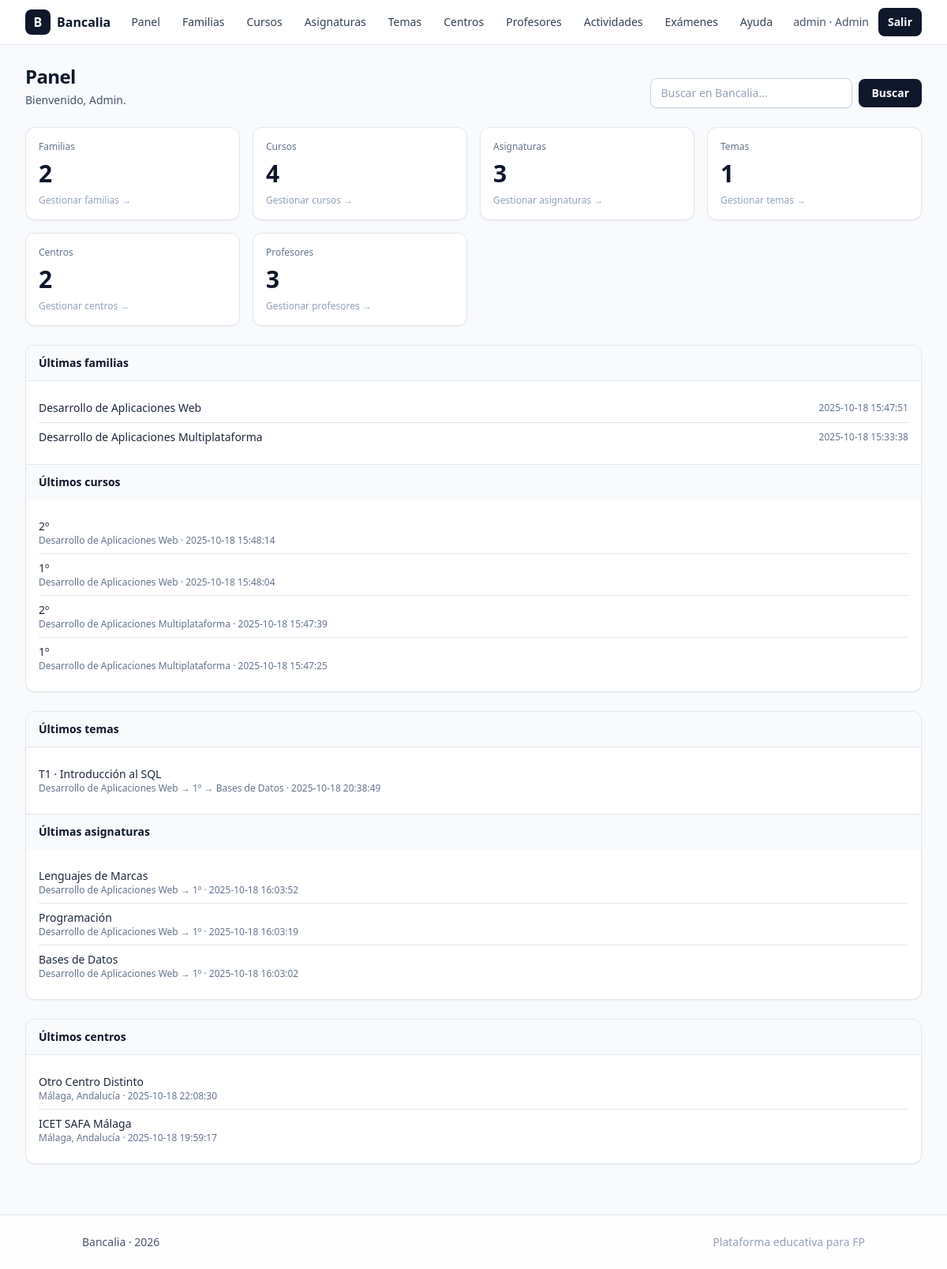
The app's page /dashboard.php (signed in) with its own data.
### tables this page shows
CREATE TABLE `familias_profesionales` (
  `id` int(11) NOT NULL,
  `nombre` varchar(150) NOT NULL,
  `slug` varchar(160) NOT NULL,
  `descripcion` text DEFAULT NULL,
  `is_active` tinyint(1) NOT NULL DEFAULT 1,
  `created_at` datetime NOT NULL DEFAULT current_timestamp(),
  `updated_at` datetime NOT NULL DEFAULT current_timestamp() ON UPDATE current_timestamp()
);

CREATE TABLE `cursos` (
  `id` int(11) NOT NULL,
  `familia_id` int(11) NOT NULL,
  `nombre` varchar(80) NOT NULL,
  `slug` varchar(120) NOT NULL,
  `descripcion` text DEFAULT NULL,
  `orden` int(11) NOT NULL DEFAULT 1,
  `is_active` tinyint(1) NOT NULL DEFAULT 1,
  `created_at` datetime NOT NULL DEFAULT current_timestamp(),
  `updated_at` datetime NOT NULL DEFAULT current_timestamp() ON UPDATE current_timestamp()
);

CREATE TABLE `temas` (
  `id` int(11) NOT NULL,
  `asignatura_id` int(11) NOT NULL,
  `nombre` varchar(160) NOT NULL,
  `slug` varchar(180) NOT NULL,
  `numero` int(11) NOT NULL DEFAULT 1,
  `descripcion` text DEFAULT NULL,
  `is_active` tinyint(1) NOT NULL DEFAULT 1,
  `created_at` datetime NOT NULL DEFAULT current_timestamp(),
  `updated_at` datetime NOT NULL DEFAULT current_timestamp() ON UPDATE current_timestamp()
);

CREATE TABLE `asignaturas` (
  `id` int(11) NOT NULL,
  `familia_id` int(11) NOT NULL,
  `curso_id` int(11) NOT NULL,
  `nombre` varchar(150) NOT NULL,
  `slug` varchar(160) NOT NULL,
  `codigo` varchar(50) DEFAULT NULL,
  `horas` int(11) DEFAULT NULL,
  `descripcion` text DEFAULT NULL,
  `orden` int(11) NOT NULL DEFAULT 1,
  `is_active` tinyint(1) NOT NULL DEFAULT 1,
  `created_at` datetime NOT NULL DEFAULT current_timestamp(),
  `updated_at` datetime NOT NULL DEFAULT current_timestamp() ON UPDATE current_timestamp()
);

CREATE TABLE `centros` (
  `id` int(11) NOT NULL,
  `nombre` varchar(180) NOT NULL,
  `slug` varchar(190) NOT NULL,
  `codigo` varchar(50) DEFAULT NULL,
  `tipo` enum('publico','privado','concertado') NOT NULL DEFAULT 'publico',
  `comunidad` varchar(100) DEFAULT NULL,
  `provincia` varchar(100) DEFAULT NULL,
  `localidad` varchar(120) DEFAULT NULL,
  `direccion` varchar(200) DEFAULT NULL,
  `cp` varchar(10) DEFAULT NULL,
  `email` varchar(150) DEFAULT NULL,
  `telefono` varchar(30) DEFAULT NULL,
  `web` varchar(200) DEFAULT NULL,
  `lat` decimal(10,7) DEFAULT NULL,
  `lng` decimal(10,7) DEFAULT NULL,
  `descripcion` text DEFAULT NULL,
  `is_active` tinyint(1) NOT NULL DEFAULT 1,
  `created_at` datetime NOT NULL DEFAULT current_timestamp(),
  `updated_at` datetime NOT NULL DEFAULT current_timestamp() ON UPDATE current_timestamp()
);

### config.php (called while the page is built, shortened)
<?php
function pdo(): PDO
{
  static $pdo;
  if ($pdo instanceof PDO)
    return $pdo;
  $host = $_ENV['DB_HOST'] ?? '127.0.0.1';
  $port = $_ENV['DB_PORT'] ?? '3306';
  $db = $_ENV['DB_NAME'] ?? 'bancalia';
  $user = $_ENV['DB_USER'] ?? 'root';
  $pass = $_ENV['DB_PASS'] ?? '';
  $dsn = "mysql:host=$host;port=$port;dbname=$db;charset=utf8mb4";
  $pdo = new PDO($dsn, $user, $pass, [
    PDO::ATTR_ERRMODE => PDO::ERRMODE_EXCEPTION,
    PDO::ATTR_DEFAULT_FETCH_MODE => PDO::FETCH_ASSOC,
    PDO::ATTR_EMULATE_PREPARES => false,
  ]);
  return $pdo;
}
function current_user(): ?array
{
  return $_SESSION['user'] ?? null;
}

### public/dashboard.php (the view, shortened to what this page needs)
<?php
require_once __DIR__ . '/../config.php';
require_once __DIR__ . '/../partials/header.php';
$role       = $u['role'] ?? '';
if ($role === 'admin') {
  $kpis = [
    'familias'     => (int) pdo()->query('SELECT COUNT(*) FROM familias_profesionales')->fetchColumn(),
    'cursos'       => (int) pdo()->query('SELECT COUNT(*) FROM cursos')->fetchColumn(),
    'asignaturas'  => (int) pdo()->query('SELECT COUNT(*) FROM asignaturas')->fetchColumn(),
    'temas'        => (int) pdo()->query('SELECT COUNT(*) FROM temas')->fetchColumn(),
    'centros'      => (int) pdo()->query('SELECT COUNT(*) FROM centros')->fetchColumn(),
    'profesores'   => (int) pdo()->query('SELECT COUNT(*) FROM profesores')->fetchColumn(),
  ];
  $recent_fams = pdo()->query("
    SELECT id, nombre, updated_at
    FROM familias_profesionales
    ORDER BY updated_at DESC
    LIMIT 5
  ")->fetchAll();
  $recent_cursos = pdo()->query("
    SELECT c.id, c.nombre, f.nombre AS familia, c.updated_at
    FROM cursos c
    JOIN familias_profesionales f ON f.id=c.familia_id
    ORDER BY c.updated_at DESC
    LIMIT 5
  ")->fetchAll();
  $recent_asig = pdo()->query("
    SELECT a.id, a.nombre, c.nombre AS curso, f.nombre AS familia, a.updated_at
    FROM asignaturas a
    JOIN cursos c ON c.id=a.curso_id
    JOIN familias_profesionales f ON f.id=a.familia_id
    ORDER BY a.updated_at DESC
    LIMIT 5
  ")->fetchAll();
  $recent_temas = pdo()->query("
    SELECT t.id, t.nombre, t.numero, t.updated_at,
           a.nombre AS asignatura, c.nombre AS curso, f.nombre AS familia
    FROM temas t
    JOIN asignaturas a ON a.id=t.asignatura_id
    JOIN cursos c ON c.id=a.curso_id
    JOIN familias_profesionales f ON f.id=a.familia_id
    ORDER BY t.updated_at DESC, t.numero ASC
    LIMIT 5
  ")->fetchAll();
  $recent_centros = pdo()->query("
    SELECT id, nombre, provincia, comunidad, updated_at
    FROM centros
    ORDER BY updated_at DESC
    LIMIT 5
  ")->fetchAll();
}
?>
<div class="mb-6 flex flex-col gap-2 sm:flex-row sm:items-end sm:justify-between">
  <div>
    <h1 class="text-2xl font-semibold tracking-tight">Panel</h1>
    <p class="mt-1 text-sm text-slate-600">Bienvenido, <?= htmlspecialchars($u['nombre'] ?? '') ?>.</p>
  </div>
  <form method="get" action="<?= PUBLIC_URL ?>/search.php" class="flex items-center gap-2">
    <input id="q" name="q" type="search" placeholder="Buscar en Bancalia…"
           class="w-64 rounded-lg border border-slate-300 bg-white px-3 py-2 text-sm shadow-sm placeholder-slate-400 focus:outline-none focus:ring-2 focus:ring-slate-400">
    <button class="rounded-lg bg-slate-900 px-4 py-2 text-sm font-semibold text-white hover:bg-slate-800">Buscar</button>
  </form>
</div>
<?php if ($role === 'admin'): ?>
  <div class="mb-6 grid grid-cols-1 gap-4 sm:grid-cols-2 lg:grid-cols-4">
    <a href="<?= PUBLIC_URL ?>/admin/familias/index.php" class="group rounded-xl border border-slate-200 bg-white p-4 shadow-sm hover:shadow transition">
      <div class="text-xs font-medium text-slate-500">Familias</div>
      <div class="mt-2 text-3xl font-semibold"><?= number_format($kpis['familias']) ?></div>
      <div class="mt-2 text-xs text-slate-400 group-hover:text-slate-600">Gestionar familias →</div>
    </a>
    <a href="<?= PUBLIC_URL ?>/admin/cursos/index.php" class="group rounded-xl border border-slate-200 bg-white p-4 shadow-sm hover:shadow transition">
      <div class="text-xs font-medium text-slate-500">Cursos</div>
      <div class="mt-2 text-3xl font-semibold"><?= number_format($kpis['cursos']) ?></div>
      <div class="mt-2 text-xs text-slate-400 group-hover:text-slate-600">Gestionar cursos →</div>
    </a>
    <a href="<?= PUBLIC_URL ?>/admin/asignaturas/index.php" class="group rounded-xl border border-slate-200 bg-white p-4 shadow-sm hover:shadow transition">
      <div class="text-xs font-medium text-slate-500">Asignaturas</div>
      <div class="mt-2 text-3xl font-semibold"><?= number_format($kpis['asignaturas']) ?></div>
      <div class="mt-2 text-xs text-slate-400 group-hover:text-slate-600">Gestionar asignaturas →</div>
    </a>
    <a href="<?= PUBLIC_URL ?>/admin/temas/index.php" class="group rounded-xl border border-slate-200 bg-white p-4 shadow-sm hover:shadow transition">
      <div class="text-xs font-medium text-slate-500">Temas</div>
      <div class="mt-2 text-3xl font-semibold"><?= number_format($kpis['temas']) ?></div>
      <div class="mt-2 text-xs text-slate-400 group-hover:text-slate-600">Gestionar temas →</div>
    </a>
    <a href="<?= PUBLIC_URL ?>/admin/centros/index.php" class="group rounded-xl border border-slate-200 bg-white p-4 shadow-sm hover:shadow transition">
      <div class="text-xs font-medium text-slate-500">Centros</div>
      <div class="mt-2 text-3xl font-semibold"><?= number_format($kpis['centros']) ?></div>
      <div class="mt-2 text-xs text-slate-400 group-hover:text-slate-600">Gestionar centros →</div>
    </a>
    <a href="<?= PUBLIC_URL ?>/admin/profesores/index.php" class="group rounded-xl border border-slate-200 bg-white p-4 shadow-sm hover:shadow transition">
      <div class="text-xs font-medium text-slate-500">Profesores</div>
      <div class="mt-2 text-3xl font-semibold"><?= number_format($kpis['profesores']) ?></div>
      <div class="mt-2 text-xs text-slate-400 group-hover:text-slate-600">Gestionar profesores →</div>
    </a>
  </div>
  <div class="grid grid-cols-1 gap-6 xl:grid-cols-3">
    <div class="rounded-xl border border-slate-200 bg-white p-0 shadow-sm overflow-hidden">
      <div class="border-b border-slate-200 bg-slate-50 px-4 py-3 text-sm font-semibold">Últimas familias</div>
      <div class="p-4">
        <?php if (!$recent_fams): ?>
          <div class="text-sm text-slate-600">Sin cambios recientes.</div>
        <?php else: ?>
          <ul class="divide-y divide-slate-200">
            <?php foreach ($recent_fams as $r): ?>
              <li class="flex items-center justify-between py-2">
                <div class="text-sm text-slate-800"><?= htmlspecialchars($r['nombre']) ?></div>
                <div class="text-xs text-slate-500"><?= htmlspecialchars($r['updated_at']) ?></div>
              </li>
            <?php endforeach; ?>
          </ul>
        <?php endif; ?>
      </div>
      <div class="border-t border-slate-200 bg-slate-50 px-4 py-3 text-sm font-semibold">Últimos cursos</div>
      <div class="p-4">
        <?php if (!$recent_cursos): ?>
          <div class="text-sm text-slate-600">Sin cambios recientes.</div>
        <?php else: ?>
          <ul class="divide-y divide-slate-200">
            <?php foreach ($recent_cursos as $r): ?>
              <li class="py-2">
                <div class="text-sm font-medium text-slate-800"><?= htmlspecialchars($r['nombre']) ?></div>
                <div class="text-xs text-slate-500"><?= htmlspecialchars($r['familia']) ?> · <?= htmlspecialchars($r['updated_at']) ?></div>
              </li>
            <?php endforeach; ?>
          </ul>
        <?php endif; ?>
      </div>
    </div>
    <div class="rounded-xl border border-slate-200 bg-white p-0 shadow-sm overflow-hidden">
      <div class="border-b border-slate-200 bg-slate-50 px-4 py-3 text-sm font-semibold">Últimos temas</div>
      <div class="p-4">
        <?php if (!$recent_temas): ?>
          <div class="text-sm text-slate-600">Sin cambios recientes.</div>
        <?php else: ?>
          <ul class="divide-y divide-slate-200">
            <?php foreach ($recent_temas as $r): ?>
              <li class="py-2">
                <div class="text-sm font-medium text-slate-800">
                  <?= 'T'.(int)$r['numero'].' · '.htmlspecialchars($r['nombre']) ?>
                </div>
                <div class="text-xs text-slate-500">
                  <?= htmlspecialchars($r['familia']) ?> → <?= htmlspecialchars($r['curso']) ?> → <?= htmlspecialchars($r['asignatura']) ?>
                  · <?= htmlspecialchars($r['updated_at']) ?>
                </div>
              </li>
            <?php endforeach; ?>
          </ul>
        <?php endif; ?>
      </div>
      <div class="border-t border-slate-200 bg-slate-50 px-4 py-3 text-sm font-semibold">Últimas asignaturas</div>
      <div class="p-4">
        <?php if (!$recent_asig): ?>
          <div class="text-sm text-slate-600">Sin cambios recientes.</div>
        <?php else: ?>
          <ul class="divide-y divide-slate-200">
            <?php foreach ($recent_asig as $r): ?>
              <li class="py-2">
                <div class="text-sm font-medium text-slate-800"><?= htmlspecialchars($r['nombre']) ?></div>
                <div class="text-xs text-slate-500"><?= htmlspecialchars($r['familia']) ?> → <?= htmlspecialchars($r['curso']) ?> · <?= htmlspecialchars($r['updated_at']) ?></div>
              </li>
            <?php endforeach; ?>
          </ul>
        <?php endif; ?>
      </div>
    </div>
    <div class="rounded-xl border border-slate-200 bg-white p-0 shadow-sm overflow-hidden">
      <div class="border-b border-slate-200 bg-slate-50 px-4 py-3 text-sm font-semibold">Últimos centros</div>
      <div class="p-4">
        <?php if (!$recent_centros): ?>
          <div class="text-sm text-slate-600">Sin cambios recientes.</div>
        <?php else: ?>
          <ul class="divide-y divide-slate-200">
            <?php foreach ($recent_centros as $r): ?>
              <li class="py-2">
                <div class="text-sm font-medium text-slate-800"><?= htmlspecialchars($r['nombre']) ?></div>
                <div class="text-xs text-slate-500">
                  <?= htmlspecialchars((string)($r['provincia'] ?? '—')) ?>, <?= htmlspecialchars((string)($r['comunidad'] ?? '—')) ?>
                  · <?= htmlspecialchars($r['updated_at']) ?>
                </div>
              </li>
            <?php endforeach; ?>
          </ul>
        <?php endif; ?>
      </div>
    </div>
  </div>
<?php endif; ?>
<?php require_once __DIR__ . '/../partials/footer.php'; ?>

### records on screen
familias_profesionales: nombre "Desarrollo de Aplicaciones Web", updated_at "2025-10-18 15:47:51"
familias_profesionales: nombre "Desarrollo de Aplicaciones Multiplataforma", updated_at "2025-10-18 15:33:38"
cursos: nombre "2º", familia.nombre "Desarrollo de Aplicaciones Web", updated_at "2025-10-18 15:48:14"
cursos: nombre "1º", familia.nombre "Desarrollo de Aplicaciones Web", updated_at "2025-10-18 15:48:04"
cursos: nombre "2º", familia.nombre "Desarrollo de Aplicaciones Multiplataforma", updated_at "2025-10-18 15:47:39"
cursos: nombre "1º", familia.nombre "Desarrollo de Aplicaciones Multiplataforma", updated_at "2025-10-18 15:47:25"
temas: numero "1", nombre "Introducción al SQL", familias_profesionales.nombre "Desarrollo de Aplicaciones Web", cursos.nombre "1º", asignatura.nombre "Bases de Datos", updated_at "2025-10-18 20:38:49"
asignaturas: nombre "Lenguajes de Marcas", familia.nombre "Desarrollo de Aplicaciones Web", curso.nombre "1º", updated_at "2025-10-18 16:03:52"
asignaturas: nombre "Programación", familia.nombre "Desarrollo de Aplicaciones Web", curso.nombre "1º", updated_at "2025-10-18 16:03:19"
asignaturas: nombre "Bases de Datos", familia.nombre "Desarrollo de Aplicaciones Web", curso.nombre "1º", updated_at "2025-10-18 16:03:02"
centros: nombre "Otro Centro Distinto", provincia "Málaga", comunidad "Andalucía", updated_at "2025-10-18 22:08:30"
centros: nombre "ICET SAFA Málaga", provincia "Málaga", comunidad "Andalucía", updated_at "2025-10-18 19:59:17"

### other values on screen
$u['role'] "admin"
$u['nombre'] "Admin"
$kpis['familias'] "2"
$kpis['cursos'] "4"
$kpis['asignaturas'] "3"
$kpis['temas'] "1"
$kpis['centros'] "2"
$kpis['profesores'] "3"
